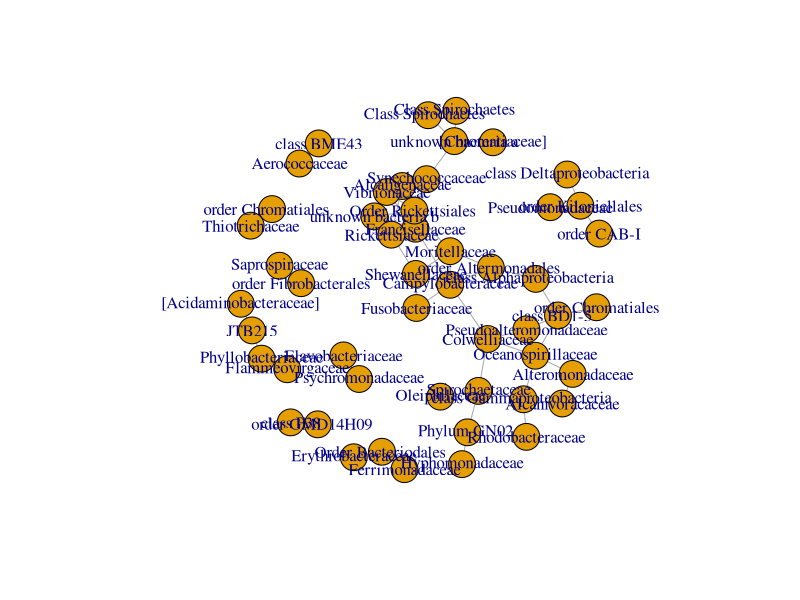
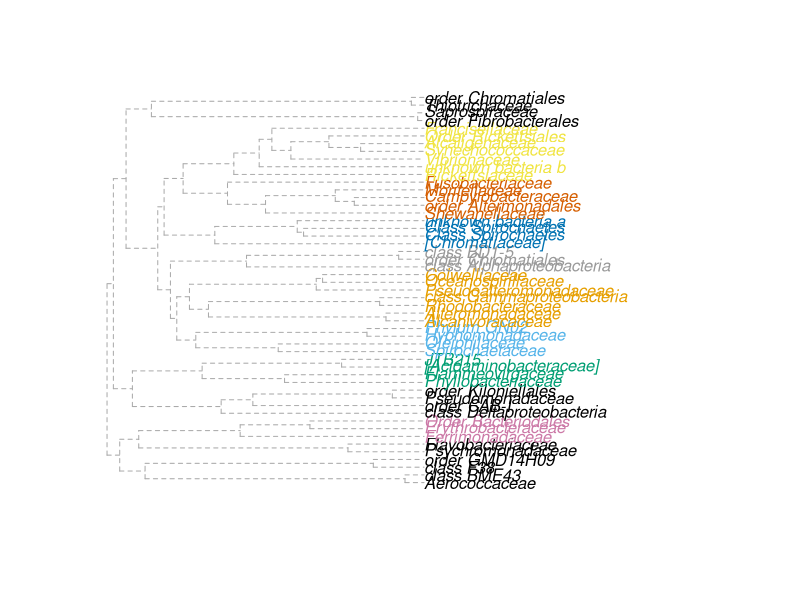
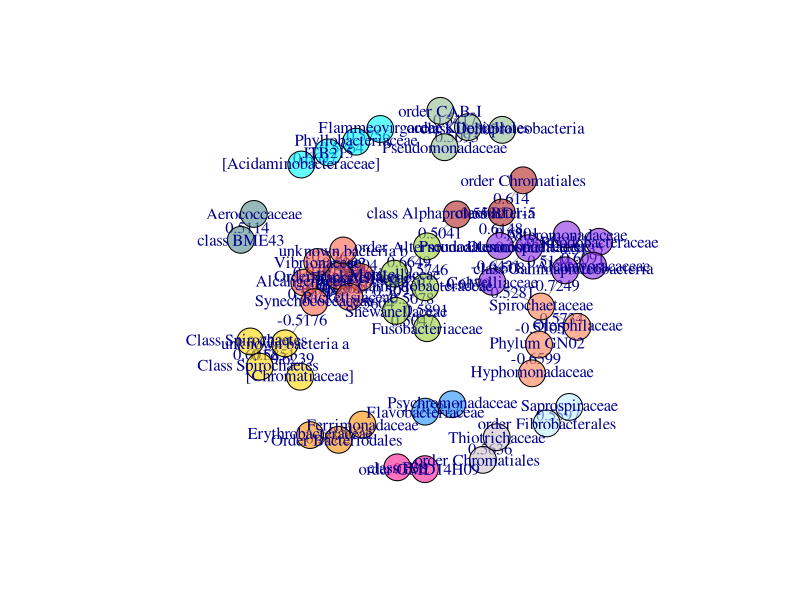
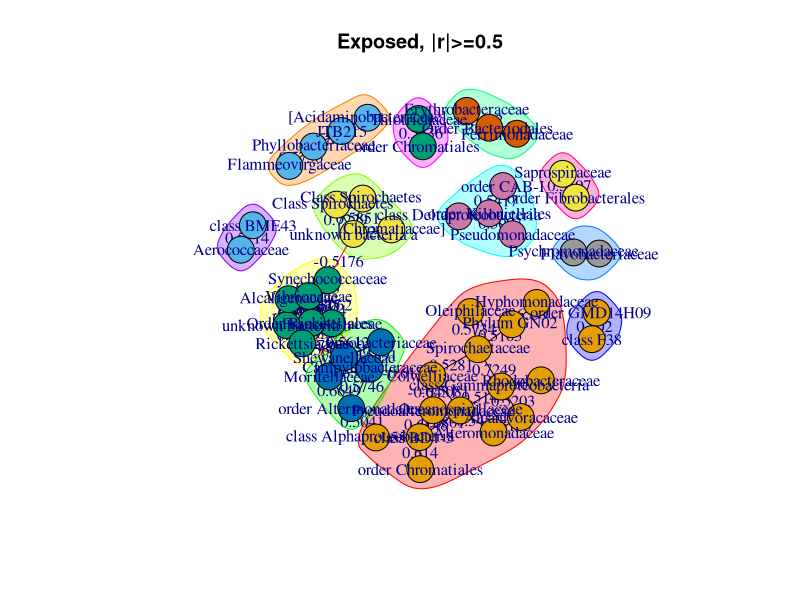

The R script that drew these images, in order:
library(igraph)
library(dplyr)
test<-read.csv("SH5.csv")
#get just differentially abundant ones
#make a new category if they are diff abundant (=1) or not (=0)
test$microbe1<-sub(".*f__", "", test$feature1) 
test$microbe2<-sub(".*f__", "", test$feature2)
test$microbe1<-ifelse(test$microbe1=="", test$feature1,test$microbe1)
test$microbe2<-ifelse(test$microbe2=="", test$feature2,test$microbe2)
test<-subset(test, r >= 0.5 | r <= (-0.5), select=3:5)
#data cleaning specific cases bc of the fucky classifier
test$microbe1<-ifelse(test$microbe1=="k__Bacteria;__;__;__;__", "unknown bacteria a", test$microbe1)

test$microbe2<-ifelse(test$microbe2=="k__Bacteria;__;__;__;__", "unknown bacteria a", test$microbe2)

test$microbe1<-ifelse(test$microbe1=="k__Bacteria;p__Spirochaetes;c__Spirochaetes;__;__","Class Spirochaetes  " ,test$microbe1)

test$microbe2<-ifelse(test$microbe2=="k__Bacteria;p__Spirochaetes;c__Spirochaetes;__;__","Class Spirochaetes  " ,test$microbe2)

test$microbe1<-ifelse(test$microbe1=="k__Bacteria;p__Spirochaetes;c__Spirochaetes;o__;f__","Class Spirochaetes " ,test$microbe1)
test$microbe2<-ifelse(test$microbe2=="k__Bacteria;p__Spirochaetes;c__Spirochaetes;o__;f__","Class Spirochaetes " ,test$microbe2)
#bacteriodales
test$microbe1<-ifelse(test$microbe1=="k__Bacteria;p__Bacteroidetes;c__Bacteroidia;o__Bacteroidales;f__","Order Bacteriodales " ,test$microbe1)
test$microbe2<-ifelse(test$microbe2=="k__Bacteria;p__Bacteroidetes;c__Bacteroidia;o__Bacteroidales;f__","Order Bacteriodales " ,test$microbe2)
#rickets
test$microbe1<-ifelse(test$microbe1=="k__Bacteria;p__Proteobacteria;c__Alphaproteobacteria;o__Rickettsiales;f__","Order Rickettsiales " ,test$microbe1)
test$microbe2<-ifelse(test$microbe2=="k__Bacteria;p__Proteobacteria;c__Alphaproteobacteria;o__Rickettsiales;f__","Order Rickettsiales " ,test$microbe2)
#unknown b
test$microbe1<-ifelse(test$microbe1=="k__Bacteria;p__;c__;o__;f__","unknown bacteria b", test$microbe1)
test$microbe2<-ifelse(test$microbe2=="k__Bacteria;p__;c__;o__;f__","unknown bacteria b", test$microbe2)

#	k__Bacteria;p__Proteobacteria;c__Gammaproteobacteria;__;__
test$microbe1<-ifelse(test$microbe1=="k__Bacteria;p__Proteobacteria;c__Gammaproteobacteria;__;__","class Gammaproteobacteria ", test$microbe1)
test$microbe2<-ifelse(test$microbe2=="k__Bacteria;p__Proteobacteria;c__Gammaproteobacteria;__;__","class Gammaproteobacteria ", test$microbe2)
#k__Bacteria;p__GN02;c__;o__;f__
test$microbe1<-ifelse(test$microbe1=="k__Bacteria;p__GN02;c__;o__;f__","Phylum GN02 ", test$microbe1)
test$microbe2<-ifelse(test$microbe2=="k__Bacteria;p__GN02;c__;o__;f__","Phylum GN02 ", test$microbe2)
#k__Bacteria;p__GN02;c__BD1-5;o__;f__
test$microbe1<-ifelse(test$microbe1=="k__Bacteria;p__GN02;c__BD1-5;o__;f__","class BD1-5   ", test$microbe1)
test$microbe2<-ifelse(test$microbe2=="k__Bacteria;p__GN02;c__BD1-5;o__;f__","class BD1-5   ", test$microbe2)
#k__Bacteria;p__Proteobacteria;c__Alphaproteobacteria;__;__
test$microbe1<-ifelse(test$microbe1=="k__Bacteria;p__Proteobacteria;c__Alphaproteobacteria;__;__","class Alphaproteobacteria   ", test$microbe1)
test$microbe2<-ifelse(test$microbe2=="k__Bacteria;p__Proteobacteria;c__Alphaproteobacteria;__;__","class Alphaproteobacteria   ", test$microbe2)
#k__Bacteria;p__Proteobacteria;c__Deltaproteobacteria;o__GMD14H09;f__
test$microbe1<-ifelse(test$microbe1=="k__Bacteria;p__Proteobacteria;c__Deltaproteobacteria;o__GMD14H09;f__","order GMD14H09   ", test$microbe1)
test$microbe2<-ifelse(test$microbe2=="k__Bacteria;p__Proteobacteria;c__Deltaproteobacteria;o__GMD14H09;f__","order GMD14H09   ", test$microbe2)
#k__Bacteria;p__Proteobacteria;c__Gammaproteobacteria;o__Alteromonadales;__
test$microbe1<-ifelse(test$microbe1=="k__Bacteria;p__Proteobacteria;c__Gammaproteobacteria;o__Alteromonadales;__","order Altermonadales ", test$microbe1)
test$microbe2<-ifelse(test$microbe2=="k__Bacteria;p__Proteobacteria;c__Gammaproteobacteria;o__Alteromonadales;__","order Altermonadales ",test$microbe2)
#k__Bacteria;p__Proteobacteria;c__Gammaproteobacteria;o__Chromatiales;f__
test$microbe1<-ifelse(test$microbe1=="k__Bacteria;p__Proteobacteria;c__Gammaproteobacteria;o__Chromatiales;f__","order Chromatiales   ", test$microbe1)
test$microbe2<-ifelse(test$microbe2=="k__Bacteria;p__Proteobacteria;c__Gammaproteobacteria;o__Chromatiales;f__","order Chromatiales",test$microbe2)
#k__Bacteria;p__TM6;c__F38;o__;f__
test$microbe1<-ifelse(test$microbe1=="k__Bacteria;p__TM6;c__F38;o__;f__","class F38", test$microbe1)
test$microbe2<-ifelse(test$microbe2=="k__Bacteria;p__TM6;c__F38;o__;f__","class F38",test$microbe2)
#k__Bacteria;p__Fibrobacteres;c__Fibrobacteria;o__Fibrobacterales;f__
test$microbe1<-ifelse(test$microbe1=="k__Bacteria;p__Fibrobacteres;c__Fibrobacteria;o__Fibrobacterales;f__","order Fibrobacterales", test$microbe1)
test$microbe2<-ifelse(test$microbe2=="k__Bacteria;p__Fibrobacteres;c__Fibrobacteria;o__Fibrobacterales;f__","order Fibrobacterales",test$microbe2)
#k__Bacteria;p__Proteobacteria;c__Alphaproteobacteria;o__Kiloniellales;f__
test$microbe1<-ifelse(test$microbe1=="k__Bacteria;p__Proteobacteria;c__Alphaproteobacteria;o__Kiloniellales;f__","order Kiloniellales", test$microbe1)
test$microbe2<-ifelse(test$microbe2=="k__Bacteria;p__Proteobacteria;c__Alphaproteobacteria;o__Kiloniellales;f__","order Kiloniellales",test$microbe2)
#k__Bacteria;p__Proteobacteria;c__Deltaproteobacteria;o__;f__
test$microbe1<-ifelse(test$microbe1=="k__Bacteria;p__Proteobacteria;c__Deltaproteobacteria;o__;f__","class Deltaproteobacteria", test$microbe1)
test$microbe2<-ifelse(test$microbe2=="k__Bacteria;p__Proteobacteria;c__Deltaproteobacteria;o__;f__","class Deltaproteobacteria",test$microbe2)
#	k__Bacteria;p__Cyanobacteria;c__Chloroplast;o__CAB-I;f__
test$microbe1<-ifelse(test$microbe1=="k__Bacteria;p__Cyanobacteria;c__Chloroplast;o__CAB-I;f__","order CAB-I", test$microbe1)
test$microbe2<-ifelse(test$microbe2=="k__Bacteria;p__Proteobacteria;c__Deltaproteobacteria;o__;f__","order CAB-I",test$microbe2)
#k__Bacteria;p__Bacteroidetes;c__BME43;o__;f__
test$microbe1<-ifelse(test$microbe1=="k__Bacteria;p__Bacteroidetes;c__BME43;o__;f__","class BME43", test$microbe1)
test$microbe2<-ifelse(test$microbe2=="k__Bacteria;p__Bacteroidetes;c__BME43;o__;f__","class BME43",test$microbe2)

#cleaned edge list
#columns will be -1 and -2 from total number of variables, will change depending on how you filtered
test_edge<-test[c(2:3)]
test_graph<-graph.data.frame(test_edge, directed = FALSE)

plot(test_graph)
# quant measures of networks
# number of ties
degree(test_graph, mode="in")
centr_degree(test_graph, mode="in", normalized=T)
#Closeness (centrality based on distance to others in the graph)
#Inverse of the node’s average geodesic distance to others in the network.
closeness(test_graph, mode="all", weights=NA)
centr_clo(test_graph, mode="all", normalized=T)
#Betweenness (centrality based on a broker position connecting others)
#Number of geodesics that pass through the node or the edge.
betweenness(test_graph, directed=T, weights=NA)
edge_betweenness(test_graph, directed=T, weights=NA)
centr_betw(test_graph, directed=T, normalized=T)
mean_distance(test_graph, directed=F)
distances(test_graph) # with edge weights
distances(test_graph, weights=NA) # ignore weights
# (Newman-Girvan) community detection
ceb<-cluster_edge_betweenness(test_graph)
dendPlot(ceb, mode="auto")
class(ceb)
#amount of communities
length(ceb)
#who is in each
membership(ceb)
# measurement, high modularity= density within community, less connected xc communities
modularity(ceb)
#add variable telling which community theyre in, makes graphing that easier
#cfg<-cluster_optimal(test_graph)
#plot(cfg, test_graph)
V(test_graph)$community <- ceb$membership
#would need as many colors as communities
colrs <- adjustcolor( c("blue violet","coral","cyan", "tomato", "gold", "yellowgreen", "darkorange","firebrick","darkseagreen","dodgerblue","deeppink","darkslategray4","lavenderblush3","lightblue1","mediumpurple4","mediumspringgreen", "navajowhite","maroon","olivedrab3","saddlebrown","royalblue1", "seagreen1","tan1","snow2","wheat3", "turquoise2","palegoldenrod","red2","seagreen","gray50"), alpha=.6)
test_graph_simple<-simplify(
  test_graph,
  remove.multiple = TRUE,
  remove.loops = TRUE,
  edge.attr.comb = igraph_opt("edge.attr.comb")
)
plot(test_graph_simple, vertex.color=colrs[V(test_graph)$community],edge.label=test$r)
#edge.label=test$r
clp<-cluster_label_prop(test_graph_simple)
plot(clp,test_graph_simple,vertex.color=colrs[V(test_graph)$community],edge.label=test$r,main="Exposed, |r|>=0.5")


